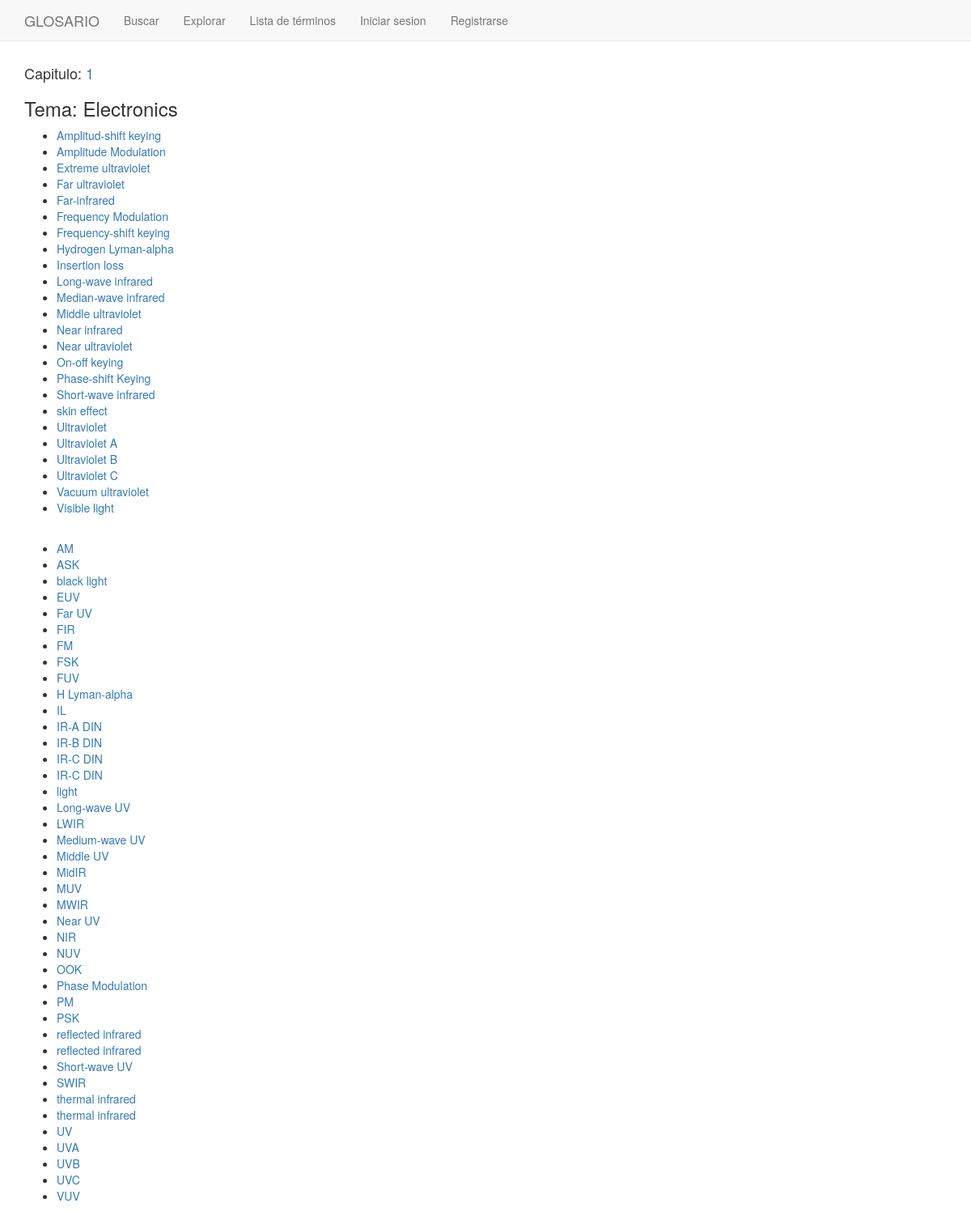
Page /chapters_list/1/Electronics/ on the earlier database version.
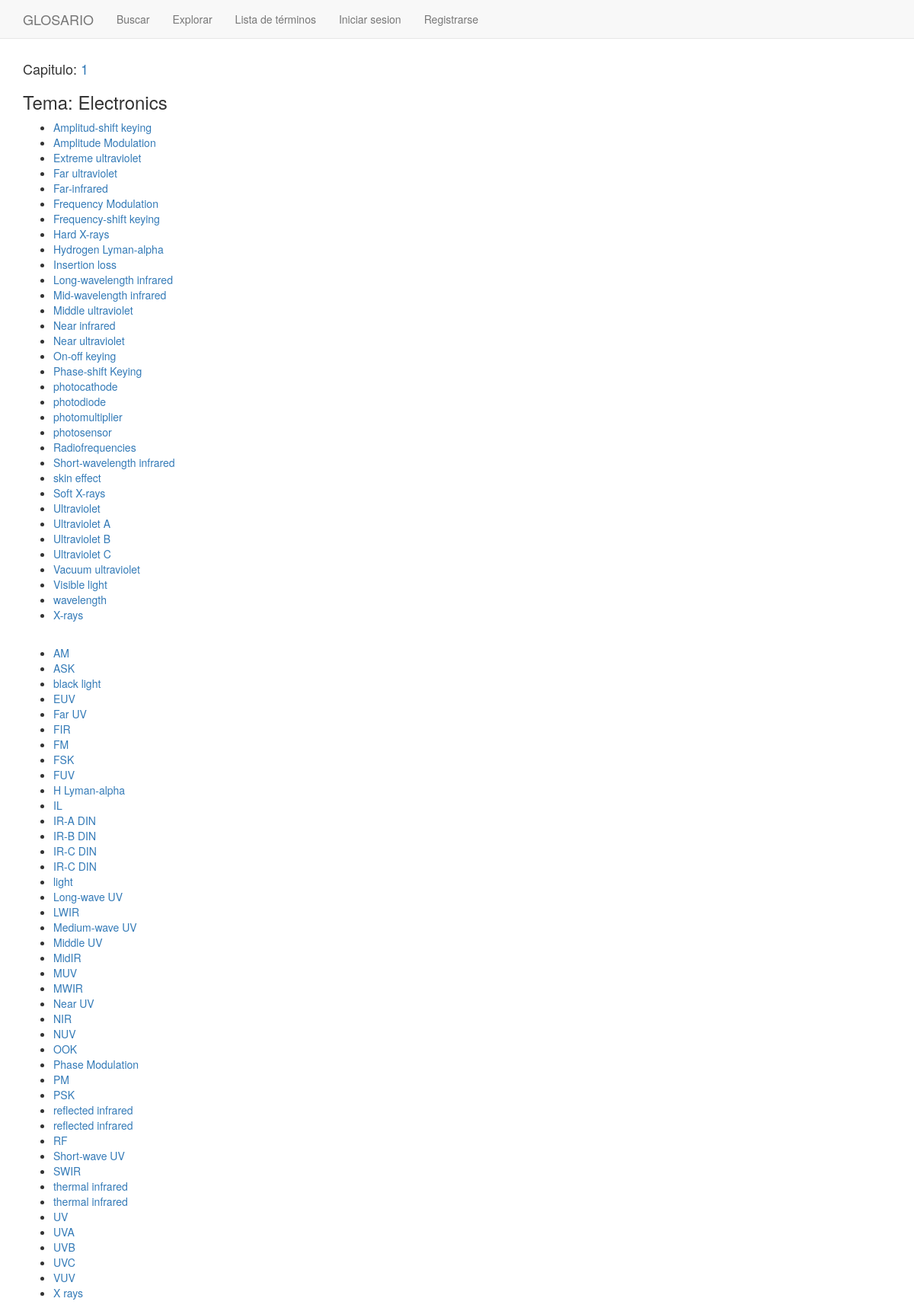
Same page on the later database version.
### glosario/models.py (models this page shows, shortened)
class English_Entry(models.Model):
    class Meta:
        permissions = (("can_create_entry","Can create entry"),
                ("can_edit_entry","Can edit entry"),
                ("can_modify_users","Can modify users"),)
    english_word = models.CharField(max_length=100, unique=True)
    parent_theme = models.ManyToManyField(Theme, related_name = 'child_entries')
    english_related = models.ManyToManyField('self', blank=True, related_name = 'english_main')
    def __str__(self):
        return self.english_word

class English_Alternative(models.Model):
    english_synonym = models.CharField(max_length=100, null=False, blank=False)
    english_original = models.ForeignKey(English_Entry, on_delete=models.CASCADE, related_name = 'english_alternatives')
    def __str__(self):
        return self.english_synonym

### glosario/views.py (the view)
# urls.py: url(r'^chapters_list/(?P<chapter>[-\w\s]+)/(?P<theme>[-\w\s]+)/$', views.EntriesInThemeView.as_view(),name='theme_detail'),
class EntriesInThemeView(TemplateView):
    template_name = 'glosario/entries_in_theme.html'
    def get(self, request, *args, **kwargs):
        chapter = self.kwargs['chapter']
        theme = self.kwargs['theme']
        this_theme = get_object_or_404(Theme, theme_name=theme)
        entries_set = this_theme.child_entries.all().order_by(Lower('english_word'))
        alternatives_set = English_Alternative.objects.filter(
            english_original__parent_theme__theme_name = theme).order_by(Lower('english_synonym'))
        context = {'this_chapter': chapter,
                'this_theme': theme,
                'entries_set': entries_set,
                'alternatives_set': alternatives_set}
        return self.render_to_response(context)

### glosario/templates/glosario/entries_in_theme.html
{% extends "base.html" %}
{% block content %}
    <h4>Capitulo: <a href="{% url 'chapters_list' %}{{this_chapter}}"> {{this_chapter}} </a> </h4>
    <h3>Tema: {{this_theme}}</h3>
    <ul>
      {% for entry in entries_set %}
        <li><a  href="{% url 'entry_list' %}{{entry.id}}" target="_blank">{{entry}}</a></li>
      {% endfor %}
    </ul>
    <br>
    <ul>
      {% for alternative in alternatives_set %}
        <li><a  href="{% url 'entry_list' %}{{alternative.english_original.id}}" target="_blank">{{alternative}}</a></li>
      {% endfor %}
    </ul>
{% endblock %}

Differences in the rows shown:
added English_Entry: english_word "Hard X-rays"
changed English_Entry: english_word "Long-wave infrared" → "Long-wavelength infrared"
changed English_Entry: english_word "Median-wave infrared" → "Mid-wavelength infrared"
added English_Entry: english_word "photocathode"
added English_Entry: english_word "photodiode"
added English_Entry: english_word "photomultiplier"
added English_Entry: english_word "photosensor"
added English_Entry: english_word "Radiofrequencies"
changed English_Entry: english_word "Short-wave infrared" → "Short-wavelength infrared"
added English_Entry: english_word "Soft X-rays"
added English_Entry: english_word "wavelength"
added English_Entry: english_word "X-rays"
added English_Alternative: english_synonym "RF"
added English_Alternative: english_synonym "X rays"
